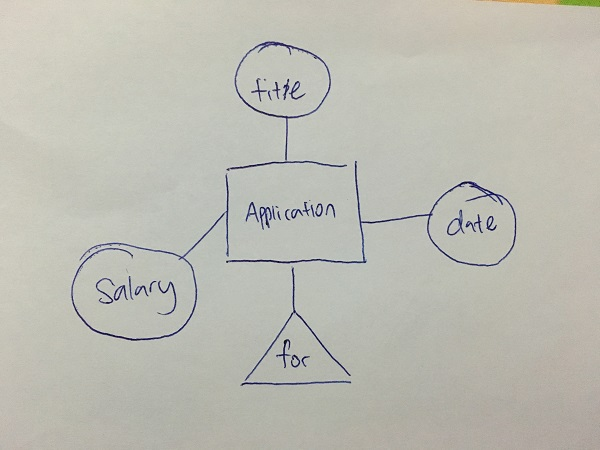
#> input picture pre-processing/images/XsSOP.jpg, 600 x 450 px
$ python script1.py   (older library calls are emulated)
#> lines starting #> are read from the running program, lines starting #| are printed output that depends on the picture; after the words box and inside, x2 and y2 are one past the last pixel; in counts of white or black regions, pixels touching at a corner belong together
### pre-processing/hist.py
import cv2, sys
from matplotlib import pyplot as plt

def showHist(img):
  channels = cv2.split(img)

  colors = ("b", "g", "r")

  plt.xlim([0, 256])
  for(channel, c) in zip(channels, colors):
      histogram = cv2.calcHist([channel], [0], None, [256], [0, 256])
      plt.plot(histogram, color=c)

  plt.xlabel("Color value")
  plt.ylabel("Pixels")

  plt.show()

img = cv2.imread("images/XsSOP.jpg", cv2.IMREAD_GRAYSCALE)
#> img: shape (450, 600); min 3, max 219, mean 187.1
showHist(img)
#> the loop in showHist, `for(channel, c) in zip(channels, colors):` made 1 pass
#> c on pass 1: 'b'
#> in showHist, `plt.show()`:
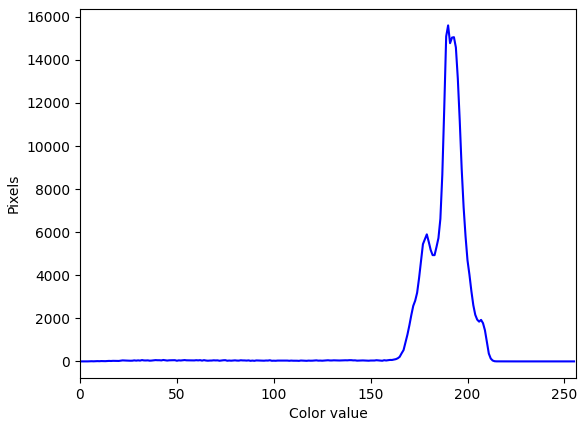
#> figure drawn by matplotlib, 1 panel; curve peaks at x = 190, y = 15602

### pre-processing/script1.py
import cv2
import numpy as np
from matplotlib import pyplot as plt

import hist

large = cv2.imread('images/XsSOP.jpg')
#> large is the input picture: shape (450, 600, 3); mean B, G, R 179, 188, 188.5

gray = cv2.cvtColor(large, cv2.COLOR_BGR2GRAY)

kernel = cv2.getStructuringElement(cv2.MORPH_ELLIPSE, (12, 9))
grad = cv2.morphologyEx(gray, cv2.MORPH_OPEN, kernel)
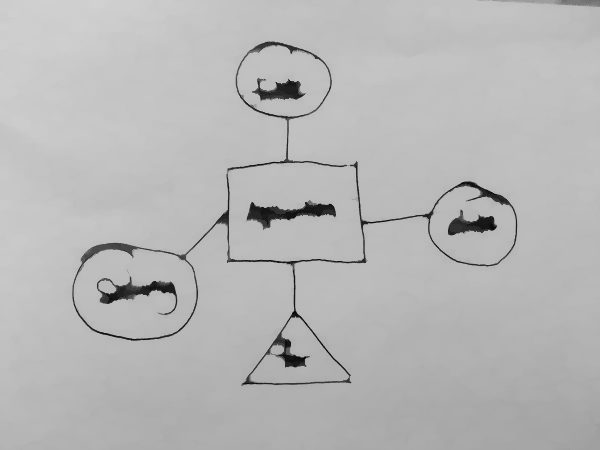
#> grad: shape (450, 600); min 4, max 209, mean 182.9

cv2.imshow('grad', grad)
cv2.waitKey(0)

_, thresh = cv2.threshold(grad, 0, 255, cv2.THRESH_BINARY_INV + cv2.THRESH_OTSU)
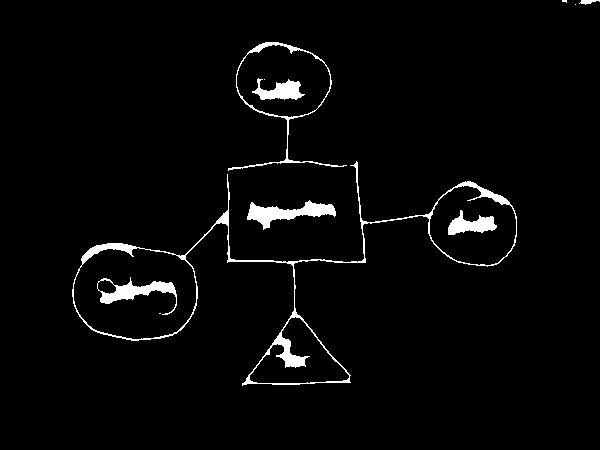
#> thresh: shape (450, 600); 2.8% white; 11 white regions (4 under 20 px), largest, box (x1, y1, x2, y2) and area: (72, 161, 517, 386) 3445, (247, 200, 336, 230) 1091, (97, 277, 177, 315) 899

kernel = cv2.getStructuringElement(cv2.MORPH_ELLIPSE, (6, 3))
connected = cv2.morphologyEx(thresh, cv2.MORPH_OPEN, kernel)
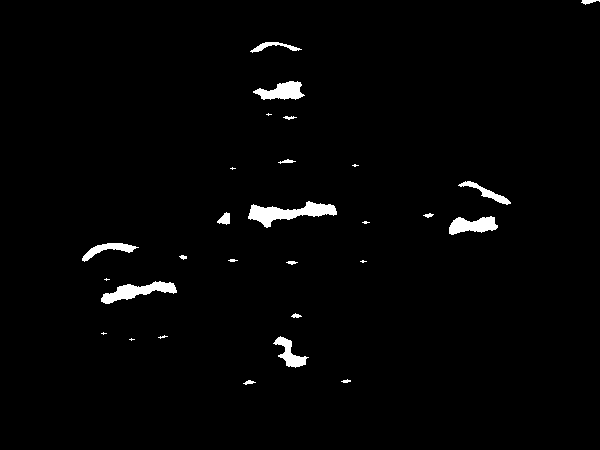
#> connected: shape (450, 600); 1.8% white; 28 white regions (9 under 20 px)

cv2.imshow('connected', connected)
cv2.waitKey(0)

imx, contours, hierarchy = cv2.findContours(connected.copy(), cv2.RETR_EXTERNAL, cv2.CHAIN_APPROX_SIMPLE)
#> contours = 28 contours, 15 with area under 20; largest, box (x1, y1, x2, y2) and area: (248, 201, 337, 228) 956, (101, 281, 177, 304) 690, (449, 216, 498, 235) 540, (253, 81, 305, 100) 532, (273, 336, 309, 368) 382

mask = np.zeros(thresh.shape, dtype=np.uint8)

index = 1

for idx in range(len(contours)):
  x, y, w, h = cv2.boundingRect(contours[idx])
  mask[y:y+h, x:x+w] = 0

  cv2.drawContours(mask, contours, idx, (255, 255, 255), -1)

  r = float(cv2.countNonZero(mask[y:y+h, x:x+w])) / (w * h)

  #if w > 8 and h > 8:
  cv2.rectangle(large, (x, y), (x+w-1, y+h-1), (0, 255, 0), 2)

  index = index + 1
#> this loop made 28 passes
#> (x, y, w, h, r) on passes 1 to 12: (243, 380, 13, 5, 0.523), (341, 379, 10, 4, 0.6), (129, 338, 6, 3, 0.444), (273, 336, 36, 32, 0.38), (158, 335, 10, 4, 0.4), (101, 332, 6, 3, 0.444), (291, 313, 11, 5, 0.582), (101, 281, 76, 23, 0.443), (104, 278, 6, 3, 0.444), (286, 261, 12, 4, 0.604), (360, 260, 7, 3, 0.524), (228, 259, 10, 3, 0.667)
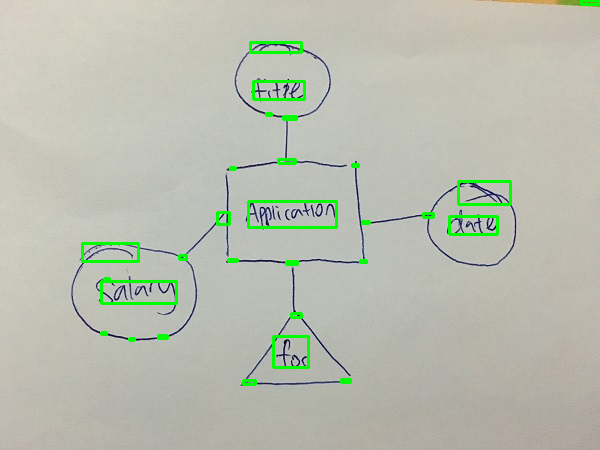
#> large: shape (450, 600, 3); 1.87% of pixels changed, all inside (x1, y1, x2, y2) = (81, 0, 600, 386)
#> after the loop, index = 29

cv2.imshow('rects', large)
cv2.waitKey(0)
cv2.destroyAllWindows()
